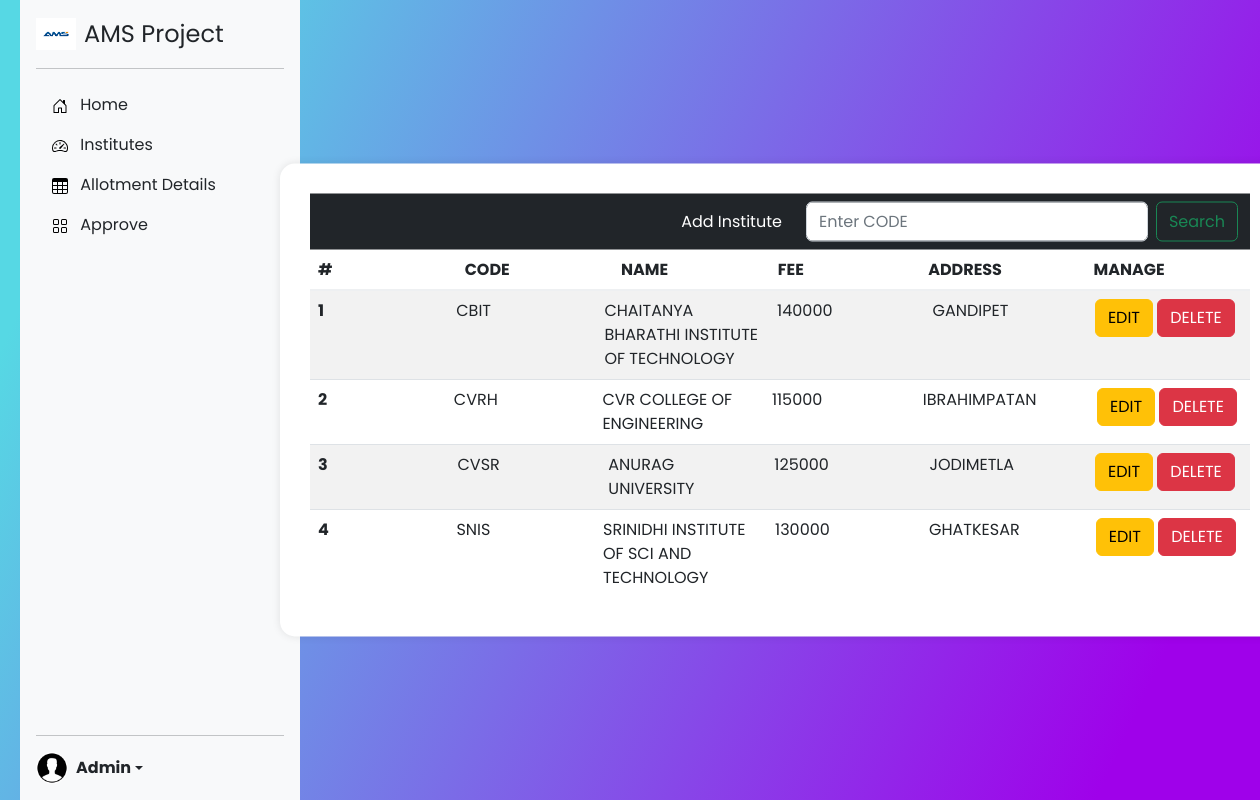
The page /a/institutions (signed in) on the database its author committed.
### app/models.py (models this page shows, shortened)
class Institution(models.Model):
    code=models.CharField(max_length=6)
    name=models.CharField(max_length=50)
    address=models.CharField(max_length=150)
    contact=models.CharField(max_length=10)
    email=models.EmailField()
    website=models.URLField()
    cse=models.IntegerField()
    it=models.IntegerField()
    ece=models.IntegerField()
    eee=models.IntegerField()
    civ=models.IntegerField()
    mec=models.IntegerField()
    fee=models.IntegerField()

### app/views.py (the view)
# urls.py: path('a/institutions',institutions,name='institutions'),
@user_passes_test(lambda u:u.is_superuser)
def institutions(request):
    institution=0
    institutions=Institution.objects.order_by('code')
    if request.method=='POST':
        search=request.POST['search']
        if search!='' and Institution.objects.filter(code=search.upper()):
            institution=Institution.objects.get(code=search.upper())
    return render(request,'admin/institutions.html',{"institute":institutions,"i":institution})

### templates/admin/institutions.html (shortened to what this page needs)
{%extends 'admin/home.html'%}
{%block nav%}
<!DOCTYPE html>
<html lang="en" dir="ltr">
    <head>
        <link rel="stylesheet" href="style.css" />
    </head>
    <body>
        <div class="center">
            <div class="container" >
                <div class="n">
                    <nav class="navbar navbar-expand-lg navbar-dark bg-dark" aria-label="Offcanvas navbar large">
                        <div class="container-fluid">
                          <div class="offcanvas offcanvas-end text-bg-dark" tabindex="-1" id="offcanvasNavbar2" aria-labelledby="offcanvasNavbar2Label">
                            <div class="offcanvas-body">
                              <ul class="navbar-nav justify-content-end flex-grow-1 pe-3">
                                <li class="nav-item">
                                  <a class="nav-link active" aria-current="page" href="/a/add">Add Institute</a>
                                </li>
                              </ul>
                              <form class="d-flex mt-3 mt-lg-0" role="search" method="post">
                                <input class="form-control me-2" type="search" name="search" placeholder="Enter CODE" aria-label="Search">
                                <button class="btn btn-outline-success" type="submit">Search</button>
                              </form>
                            </div>
                          </div>
                        </div>
                      </nav>
                </div>
                <table class="table table-striped">
                    <thead>
                      <tr>
                        <th scope="col">#</th>
                        <th scope="col">CODE</th>
                        <th scope="col">NAME</th>
                        <th scope="col">FEE</th>
                        <th scope="col">ADDRESS</th>
                        <th scope="col">MANAGE</th>
                      </tr>
                    </thead>
                    <tbody class="aa">
                        {%for i in institute%}
                      <tr>
                        <th scope="row">{{forloop.counter}}</th>
                        <td>{{i.code}}</td>
                        <td>{{i.name}}</td>
                        <td>{{i.fee}}</td>
                        <td>{{i.address}}</td>
                        <td><a class="btn btn-warning" href="/a/edit/{{i.id}}">EDIT</a>    <a class="btn btn-danger" href="/a/delete/{{i.id}}">DELETE</a></td>
                      </tr>
                      {%endfor%}
                    </tbody>
                  </table>
            </div>
        </div>
    </body>
</html>
{%endblock%}

### templates/admin/home.html (shortened to what this page needs)
{%load static%}
<!doctype html>
<html lang="en">
  <head>
  <link href="{%static 'css/bootstrap.min.css'%}" rel="stylesheet">
    <link href="{%static 'css/sidebars.css'%}" rel="stylesheet">
  </head>
  <body>
<main class="d-flex flex-nowrap">
  <div class="d-flex flex-column flex-shrink-0 p-3 bg-light" style="width: 280px;">
      <a href="/admin" class="d-flex align-items-center mb-3 mb-md-0 me-md-auto link-dark text-decoration-none">
        <img  class="bi pe-none me-2" width="40" height="32" src="{%static 'ams.png'%}" alt="" srcset="">
        <span class="fs-4">AMS Project</span>
      </a>
    <hr>
    <ul class="nav nav-pills flex-column mb-auto">
      <li class="nav-item">
        <a href="/a" class="nav-link link-dark nn" aria-current="page">
          <svg class="bi pe-none me-2" width="16" height="16"><use xlink:href="#home"/></svg>
          Home
        </a>
      </li>
      <li>
        <a href="/a/institutions" class="nav-link link-dark nn">
          <svg class="bi pe-none me-2" width="16" height="16"><use xlink:href="#speedometer2"/></svg>
          Institutes
        </a>
      </li>
      <li>
        <a href="/a/allotments" class="nav-link link-dark nn">
          <svg class="bi pe-none me-2" width="16" height="16"><use xlink:href="#table"/></svg>
          Allotment Details
        </a>
      </li>
      <li>
        <a href="/a/approve" class="nav-link link-dark nn">
          <svg class="bi pe-none me-2" width="16" height="16"><use xlink:href="#grid"/></svg>
          Approve
        </a>
      </li>
    </ul>
    <hr>
    {%if request.user.is_authenticated%}
    <div class="dropdown">
      <a href="#" class="d-flex align-items-center link-dark text-decoration-none dropdown-toggle" data-bs-toggle="dropdown" aria-expanded="false">
        <img src="{%static 'profile.jpg'%}" alt="" width="32" height="32" class="rounded-circle me-2">
        <strong>{{user.username}}</strong>
      </a>
    </div>
  </div>
  {%endif%}
{%block nav%}{%endblock%}
</main>
  </body>
</html>

### static/css/sidebars.css (style rules this page uses)
body { min-height: 100vh; min-height: -webkit-fill-available; }
html { height: -webkit-fill-available; }
main { height: 100vh; height: -webkit-fill-available; max-height: 100vh; overflow-x: auto; overflow-y: hidden; }
.dropdown-toggle { outline: 0; }

### static/css/style.css (style rules this page uses)
td { width: 150px; height: 30px; }

### templates/admin/home.html (style rules this page uses)
* { margin: 0; padding: 0; outline: none; box-sizing: border-box; font-family: "Poppins", sans-serif; }
body { height: 100vh; width: 100%; background: linear-gradient(115deg, #56d8e4 10%, #9f01ea 90%); }
main { margin-left:20px; }

### templates/admin/institutions.html (style rules this page uses)
* { margin: 0; padding: 0; outline: none; box-sizing: border-box; font-family: "Poppins", sans-serif; }
body { height: 100vh; width: 100%; background: linear-gradient(115deg, #56d8e4 10%, #9f01ea 90%); }
.show-btn, .container { position: absolute; top: 50%; left: 50%; transform: translate(-50%, -50%); }
.container { margin-left: 150px; background: #fff; width: 1000px; padding: 30px; border-radius: 15px; box-shadow: 0 0 8px rgba(0, 0, 0, 0.1); }
.container form { margin-top: -20px; }
.aa { display: block; height: 300px; overflow-y: auto; float: left; }
tr { display: block; }
td,th { width: 200px; }

### rows shown on the page
Institution: code "CBIT", name "CHAITANYA BHARATHI INSTITUTE OF TECHNOLOGY", fee "140000", address "GANDIPET"
Institution: code "CVRH", name "CVR COLLEGE OF ENGINEERING", fee "115000", address "IBRAHIMPATAN"
Institution: code "CVSR", name "ANURAG UNIVERSITY", fee "125000", address "JODIMETLA"
Institution: code "SNIS", name "SRINIDHI INSTITUTE OF SCI AND TECHNOLOGY", fee "130000", address "GHATKESAR"

### other values the page prints
{{ user.username }} "Admin"
